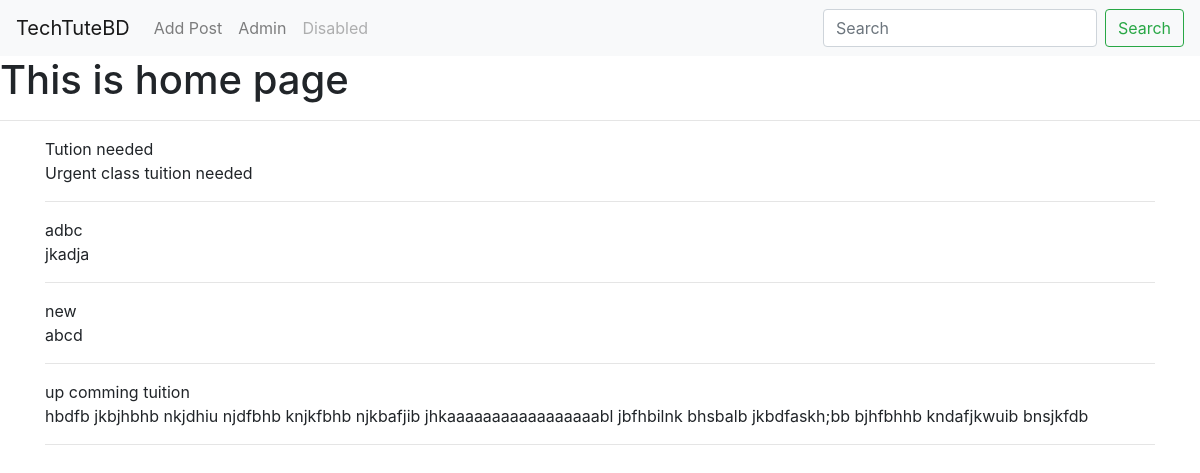
The page /list/ on the database as committed earlier.
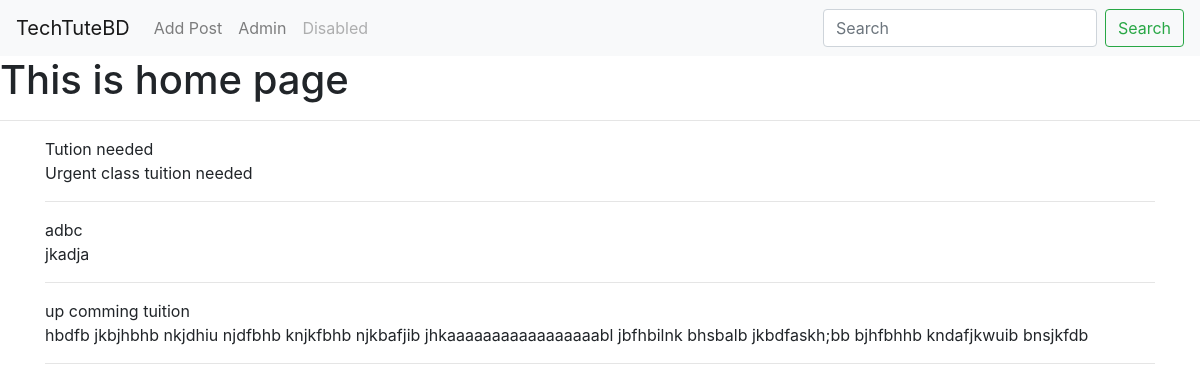
The same page on the database as committed later.
### app/models.py (models this page shows, shortened)
class Post(models.Model):
    year_in_scholl_choice =( ('TWELVE','12'), ('ELEVEN','11'),
                             ('TEN' , '10'),
                             ('NINE' ,'9'),
                             ('EIGHT' , '8'),
                             ('SEVEN' , '7'),
                             ('SIX' , '6'),
                             ('FIVE' , '5'),
                             ('FOUR','4'),
                             ('THREE', '3'),
                             ('TWO','2'),
                             ('ONE', '1'))
    medium_choice = (('English','English'),
                     ('Bangla','Bangla'))
    title = models.CharField(max_length=255)
    content = models.TextField()
    class_school = models.CharField(max_length=15,choices=year_in_scholl_choice,default='ONE')
    medium = models.CharField(max_length=50,choices=medium_choice,default='Bangla')
    salary = models.DecimalField(max_digits=7,decimal_places=2)
    location = models.CharField(max_length=250,default='Dhaka')
    available = models.BooleanField(default=True)
    created = models.DateTimeField(auto_now_add=True)

### app/views.py (the view)
# urls.py: path('list/',PostList.as_view(),name = 'list'),
class PostList(ListView):
    model = Post
    template_name = 'tuition/list.html'

### app/templates/tuition/list.html
{% extends 'tuition/base.html' %}
{% block content %}
<h1>This is home page</h1>
    <hr>
    <div class="container">
    {% for object in object_list %}
     {{ object.title }}<br>
        {{ object.content }}<hr>
    {% endfor %}
    </div>
{% endblock %}

Rows that differ between the two databases and show on the page:
removed Post: title "new", content "abcd"
